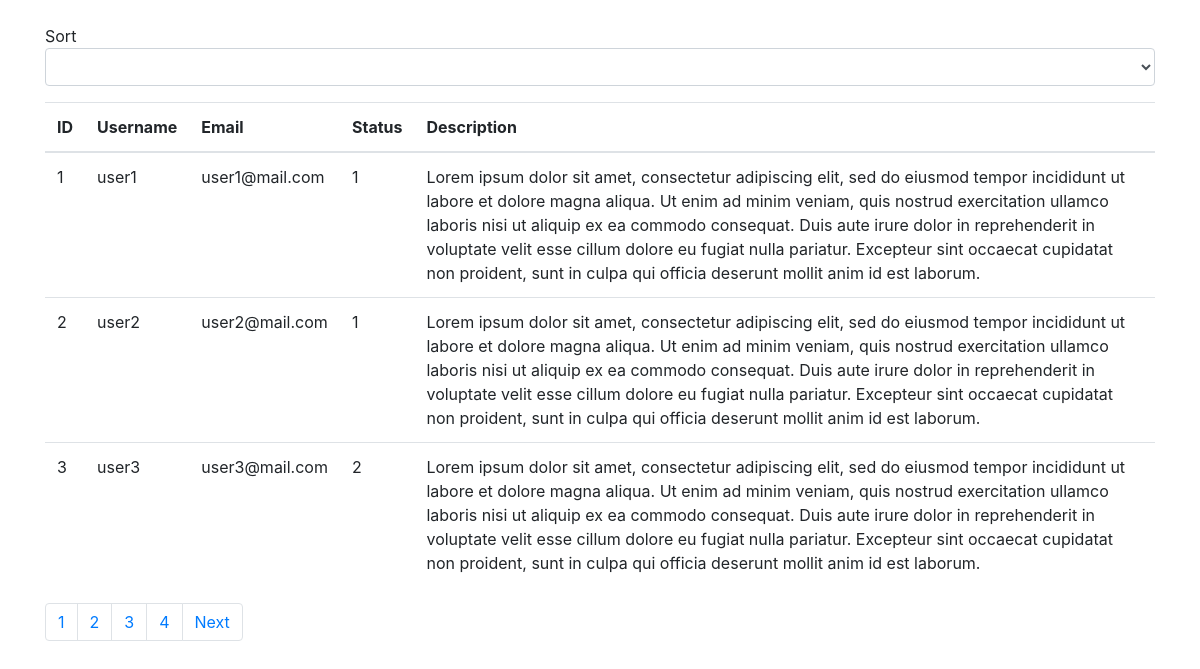
The page / on the database its author committed.
### tables this page shows
create table tasks
(
    id          int          not null AUTO_INCREMENT,
    username    varchar(255) not null,
    email       varchar(255) not null,
    status      int          not null default 0,
    description text,
    primary key (id),
    index (username),
    index (email),
    index (status)
);

### helpers/functions.php (called while the page is built, shortened)
<?php
if (!function_exists('app')) {
    function app()
    {
        return \App\Components\App::instance();
    }
}
if (!function_exists('basePath')) {
    function basePath($name = '')
    {
        return realpath(getcwd().'/../'.$name).'/';
    }
}
if (!function_exists('db')) {
    function db()
    {
        return app()->getDatabase();
    }
}
if (!function_exists('view')) {
    function view($filename, $parameters = [])
    {
        return app()->getView()->loadFile($filename, $parameters);
    }
}
if (!function_exists('buildHttpQuery')) {
    function buildHttpQuery($parameters = [])
    {
        return http_build_query(array_filter(array_replace($_GET, $parameters)));
    }
}

### config/app.php (called while the page is built)
<?php
return [
    'paths' => [
        'routes' => basePath('routes'),
        'views' => basePath('views'),
    ]
];

### config/database.php (called while the page is built)
<?php
return [
    'host' => 'mysql',
    'port' => 3306,
    'username' => 'root',
    'password' => 'root',
    'database' => 'test_beejee'
];

### app/Components/Database.php (called while the page is built, shortened)
<?php
class Database
{
    private $connection;
    public function __construct($config)
    {
        try {
            $this->connection = new PDO($this->getDsn($config), $config['username'], $config['password']);
        } catch (PDOException $e) {
            die($e->getMessage());
        }
    }
    public function query($sql, $parameters = null)
    {
        $statement = $this->connection->prepare($sql);
        $statement->execute($parameters);
        return $statement;
    }
    protected function getDsn(array $config)
    {
        extract($config);
        return isset($port)
            ? "mysql:host={$host};port={$port};dbname={$database}"
            : "mysql:host={$host};dbname={$database}";
    }
}

### app/Components/Router.php (called while the page is built, shortened)
<?php
class Router
{
    protected static $instance;
    protected $requestUri;
    protected $routes = [];
    public static function instance(): self
    {
        if (!static::$instance) {
            static::$instance = new static();
        }
        return static::$instance;
    }
    protected function initServersVars()
    {
        $this->requestMethod = $_SERVER['REQUEST_METHOD'];
        $queryStringStarts = strpos($_SERVER['REQUEST_URI'], '?');
        $this->requestUri = $queryStringStarts === false ? $_SERVER['REQUEST_URI'] : substr($_SERVER['REQUEST_URI'], 0,
            $queryStringStarts);
    }
    public function add(string $method, string $pattern, string $controller, string $action)
    {
        $this->routes[] = [
            'method' => $method,
            'pattern' => $pattern,
            'controller' => $controller,
            'action' => $action,
        ];
    }
    public function getCurrentRoute()
    {
        foreach ($this->routes as $route) {
            if (preg_match('$'.$route['pattern'].'$', $this->requestUri)) {
                return $route;
            }
        }
        return null;
    }
}

### app/Controllers/IndexController.php (called while the page is built, shortened)
<?php
class IndexController extends Controller
{
    protected $taskRepository;
    public function __construct()
    {
        $this->taskRepository = new TaskRepository();
    }
    public function index()
    {
        $page = $this->get('page') ?? 1;
        $sort = $this->get('sort');
        $tasks = $this->taskRepository->paginate($page, 3, $sort);
        $total = $this->taskRepository->total();
        $paginator = Html::paginator($page, 3, $total);
        return view('index', [
            'tasks' => $tasks,
            'total' => $total,
            'paginator' => $paginator,
        ]);
    }
}

### public/index.php (called while the page is built, shortened)
<?php
App\Components\App::run();

### app/Components/Repository.php (called while the page is built, shortened)
<?php
abstract class Repository
{
    protected function fetchAll($sql, $parameters = null)
    {
        return db()->query($sql, $parameters)
            ->fetchAll(PDO::FETCH_CLASS, $this->model());
    }
    protected function fetchOne($sql, $parameters = null)
    {
        return static::fetchAll($sql, $parameters)[0] ?? null;
    }
}

### app/Repositories/TaskRepository.php (called while the page is built, shortened)
<?php
class TaskRepository extends Repository
{
    protected function model()
    {
        return Task::class;
    }
    public function total()
    {
        return (int)$this->fetchOne('select count(*) as total from tasks')->total;
    }
    public function paginate($page = 1, $limit = 3, $orderBy = null)
    {
        $page = intval($page);
        $limit = intval($limit);
        $offset = ($page - 1) * $limit;
        return $this->fetchAll("select * from tasks {$orderBy} limit {$limit} offset {$offset}");
    }
}

### app/Components/View.php (called while the page is built, shortened)
<?php
class View
{
    protected $path;
    public function __construct($path)
    {
        $this->path = $path;
    }
    public function loadFile($filename, $parameters = [])
    {
        extract($parameters);
        require $this->path.$filename.'.php';
    }
}

### app/Components/Controller.php (called while the page is built, shortened)
<?php
class Controller
{
    private $requestParams;
    protected function get(string $name)
    {
        if (is_null($this->requestParams)) {
            $this->requestParams = array_merge($_GET, $_POST);
        }
        return $this->requestParams[$name] ?? null;
    }
}

### app/Models/Task.php (called while the page is built, shortened)
<?php
class Task extends Model
{
    protected $id;
    protected $username;
    protected $email;
    protected $status;
    protected $description;
    public function getId(): int
    {
        return $this->id;
    }
    public function getUsername(): string
    {
        return $this->username;
    }
    public function getEmail(): string
    {
        return $this->email;
    }
    public function getStatus(): int
    {
        return $this->status;
    }
    public function getDescription(): string
    {
        return $this->description;
    }
}

### views/index.php (the view, shortened to what this page needs)
<?php echo view('_header') ?>
<div>Sort</div>
<form action="" id="sort-form">
    <div class="form-group">
        <select class="form-control" id="sort" name="sort">
            <?php foreach (['', 'username', 'email', 'status'] as $option): ?>
                <option value="<?php echo $option ?>" <?php echo $option == $_GET['sort'] ? 'selected' : '' ?>><?php echo $option ?></option>
            <?php endforeach; ?>
        </select>
    </div>
</form>
<table class="table">
    <thead>
    <tr>
        <th>ID</th>
        <th>Username</th>
        <th>Email</th>
        <th>Status</th>
        <th>Description</th>
    </tr>
    </thead>
    <tbody>
    <?php foreach ($tasks as  $task): ?>
        <tr>
            <td><?php echo $task->getId() ?></td>
            <td><?php echo $task->getUsername() ?></td>
            <td><?php echo $task->getEmail() ?></td>
            <td><?php echo $task->getStatus() ?></td>
            <td><?php echo $task->getDescription() ?></td>
        </tr>
    <?php endforeach; ?>
    </tbody>
</table>
<nav>
    <?php echo $paginator ?>
</nav>
<?php echo view('_footer') ?>

### app/Components/App.php (shortened to what this page needs)
<?php
class App
{
    protected static $instance;
    protected $config;
    protected $database;
    protected $view;
    public static function instance()
    {
        if (empty(static::$instance)) {
            static::$instance = new static();
        }
        return static::$instance;
    }
    public static function run()
    {
        $app = static::instance();
        if ($route = $app->router->getCurrentRoute()) {
            $controller = new $route['controller'];
            $controller->{$route['action']}();
        } else {
            echo 404;
        }
    }
    protected function initConfig()
    {
        $path = basePath('config');
        foreach ($this->getFiles($path) as $file) {
            $this->config[substr($file, 0, -4)] = require_once $path.$file;
        }
    }
    protected function initDatabase()
    {
        $this->database = new Database($this->config['database']);
    }
    protected function initRouter()
    {
        $this->router = Router::instance();
        $path = $this->config['app']['paths']['routes'] ?? basePath('routes');
    }
    protected function initView()
    {
        $this->view = new View($this->config['app']['paths']['views'] ?? basePath('views'));
    }
    public function getDatabase()
    {
        return $this->database;
    }
    public function getView()
    {
        return $this->view;
    }
    private function getFiles($path): array
    {
        return array_values(array_filter(scandir($path), function ($file) {
            return !in_array($file, ['.', '..']);
        }));
    }
}

### app/Components/Html.php (shortened to what this page needs)
<?php
class Html
{
    public static function paginator($page, $perPage, $total)
    {
        $lastPage = ceil($total / $perPage);
        $start = $page - 3;
        if ($start < 1) {
            $start = 1;
        }
        $end = $page + 3;
        $html = '<ul class="pagination">';
        for ($i = $start; $i <= $end; $i++) {
            $html .= '<li class="page-item"><a class="page-link" href="?'.buildHttpQuery(['page' => $i]).'">'.$i.'</a></li>';
        }
        if ($page < $lastPage) {
            $html .= '<li class="page-item"><a class="page-link" href="?'.buildHttpQuery(['page' => $page + 1]).'">Next</a></li>';
        }
        $html .= '</ul>';
        return $html;
    }
}

### views/_header.php (shortened to what this page needs)
<!DOCTYPE html>
<html>
<head>
    <link rel="stylesheet" href="https://stackpath.bootstrapcdn.com/bootstrap/4.5.2/css/bootstrap.min.css">
</head>
<body>
<div class="container">
<br>

### views/_footer.php (shortened to what this page needs)
</div>
</body>
</html>

### rows shown on the page
tasks: id "1", username "user1", email "user1@mail.com", status "1", description "Lorem ipsum dolor sit amet, consectetur adipiscing elit, sed do eiusmod tempor incididunt ut labore et dolore magna aliqua. Ut enim ad minim veniam, quis nostrud exercitation ullamco laboris nisi ut aliquip ex ea commodo consequat. Duis aute irure dolor in reprehenderit in voluptate velit esse cillum dolore eu fugiat nulla pariatur. Excepteur sint occaecat cupidatat non proident, sunt in culpa qui officia deserunt mollit anim id est laborum."
tasks: id "2", username "user2", email "user2@mail.com", status "1", description "Lorem ipsum dolor sit amet, consectetur adipiscing elit, sed do eiusmod tempor incididunt ut labore et dolore magna aliqua. Ut enim ad minim veniam, quis nostrud exercitation ullamco laboris nisi ut aliquip ex ea commodo consequat. Duis aute irure dolor in reprehenderit in voluptate velit esse cillum dolore eu fugiat nulla pariatur. Excepteur sint occaecat cupidatat non proident, sunt in culpa qui officia deserunt mollit anim id est laborum."
tasks: id "3", username "user3", email "user3@mail.com", status "2", description "Lorem ipsum dolor sit amet, consectetur adipiscing elit, sed do eiusmod tempor incididunt ut labore et dolore magna aliqua. Ut enim ad minim veniam, quis nostrud exercitation ullamco laboris nisi ut aliquip ex ea commodo consequat. Duis aute irure dolor in reprehenderit in voluptate velit esse cillum dolore eu fugiat nulla pariatur. Excepteur sint occaecat cupidatat non proident, sunt in culpa qui officia deserunt mollit anim id est laborum."
